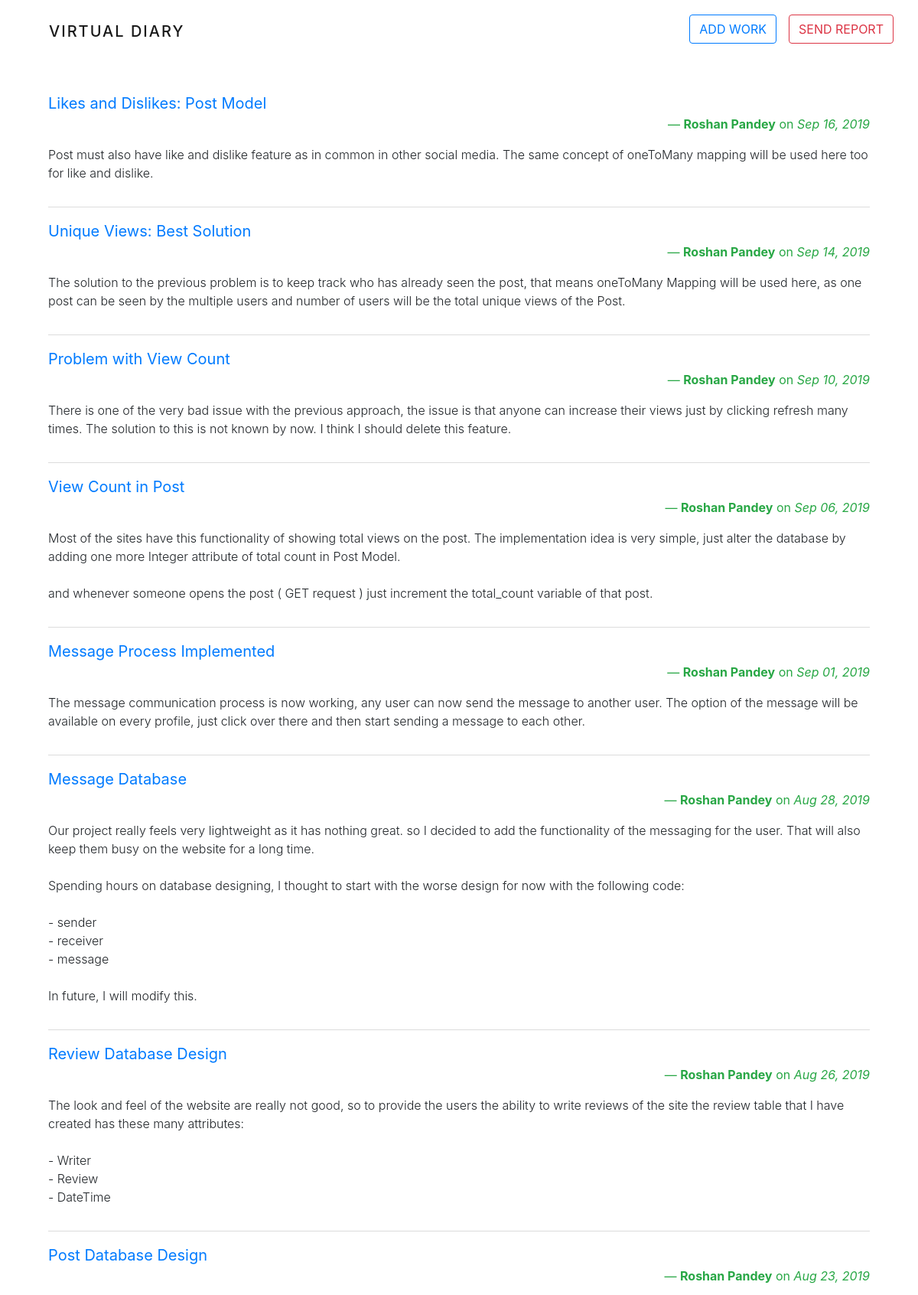
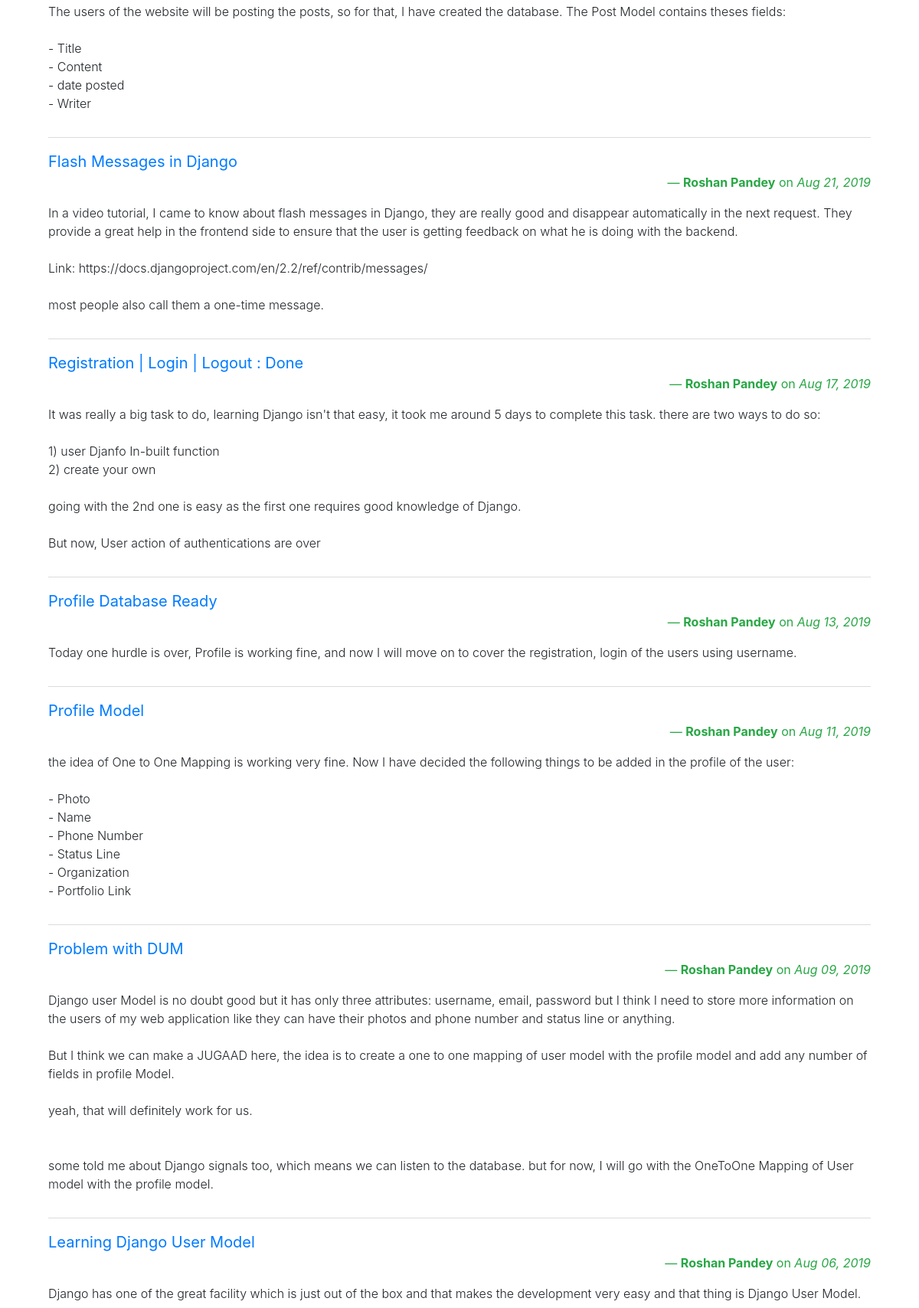
The app's page /app/ (upper part) with its own data (2 pictures, top to bottom).
### entries/models.py (models this page shows, shortened)
class Entry(models.Model):
    title = models.CharField(max_length=200)
    ROSHAN = 'Roshan Pandey'
    BHARAT = 'Bharat Hasija'
    authors = [(ROSHAN, 'Roshan Pandey'),(BHARAT, 'Bharat Hasija')]
    author = models.CharField(max_length=20,choices=authors,default=ROSHAN)
    text= models.TextField()
    date_posted = models.DateTimeField(default=timezone.now())
    class Meta:
        verbose_name_plural = 'Entries'

### entries/views.py (the view)
# urls.py: path('', views.index,name='index'),
def index(request):
    entries = Entry.objects.order_by('-date_posted')
    context = {'entries' : entries}
    return render(request,'entries/index.html',context)

### entries/templates/entries/index.html (shortened to what this page needs)
{% load static %}
<!DOCTYPE html>
<html lang="en">
<head>
    <link rel="stylesheet" href="https://cdnjs.cloudflare.com/ajax/libs/bulma/0.6.2/css/bulma.min.css" />
    <link rel="stylesheet" href="https://stackpath.bootstrapcdn.com/bootstrap/4.3.1/css/bootstrap.min.css">
</head>
<body>
    <nav class="navbar navbar-light fixed-top">
        <h3 style="letter-spacing : 2px;"><a class="navbar-brand ml-5 mt-3" href="/">VIRTUAL DIARY</a></h3>
        <form class="form-inline">
                <a href="{% url 'add' %}"><button class="btn btn-outline-primary pull-right mr-3 mb-3" type="button">ADD WORK</button></a>
                <a href="{% url 'sendReport' %}"><button class="btn btn-outline-danger pull-right mr-3 mb-3" type="button">SEND REPORT</button></a>
        </form>
    </nav>
    <br>
    <section class="section">
        <div class="container hero-body">
            {% for entry in entries %}
            <article class="media content-section">
                <div class="media-body">
                    <blockquote class="blockquote text-right">
                            <p class="mb-0 text-primary text-left">{{ entry.title }}</p>
                            <footer class="blockquote-footer text-success"><strong class="text-success">{{ entry.author }}</strong> on <cite title="Source Title text-secondary">{{ entry.date_posted|date:"M d, Y" }}</cite></footer>
                    </blockquote>
                  <p class="article-content font-weight-light">{{ entry.text|linebreaksbr }}</p>
                </div>
            </article>
            <hr>
            {% endfor %}
        </div>
    </section>
</body>
</html>

### records on screen
Entry: title "Likes and Dislikes: Post Model", author "Roshan Pandey", date_posted "Sep 16, 2019", text "Post must also have like and dislike feature as in common in other social media. The same concept of oneToMany mapping will be used here too for like and dislike."
Entry: title "Unique Views: Best Solution", author "Roshan Pandey", date_posted "Sep 14, 2019", text "The solution to the previous problem is to keep track who has already seen the post, that means oneToMany Mapping will be used here, as one post can be seen by the multiple users and number of users will be the total unique views of the Post."
Entry: title "Problem with View Count", author "Roshan Pandey", date_posted "Sep 10, 2019", text "There is one of the very bad issue with the previous approach, the issue is that anyone can increase their views just by clicking refresh many times. The solution to this is not known by now. I think I should delete this feature."
Entry: title "View Count in Post", author "Roshan Pandey", date_posted "Sep 06, 2019", text "Most of the sites have this functionality of showing total views on the post. The implementation idea is very simple, just alter the database by adding one more Integer attribute of total count in Post Model. and whenever someone opens the post ( GET request ) just increment the total_count variable of that post."
Entry: title "Message Process Implemented", author "Roshan Pandey", date_posted "Sep 01, 2019", text "The message communication process is now working, any user can now send the message to another user. The option of the message will be available on every profile, just click over there and then start sending a message to each other."
Entry: title "Message Database", author "Roshan Pandey", date_posted "Aug 28, 2019", text "Our project really feels very lightweight as it has nothing great. so I decided to add the functionality of the messaging for the user. That will also keep them busy on the website for a long time. Spending hours on database designing, I thought to start with the worse design for now with the following code: - sender - receiver - message In future, I will modify this."
Entry: title "Review Database Design", author "Roshan Pandey", date_posted "Aug 26, 2019", text "The look and feel of the website are really not good, so to provide the users the ability to write reviews of the site the review table that I have created has these many attributes: - Writer - Review - DateTime"
Entry: title "Post Database Design", author "Roshan Pandey", date_posted "Aug 23, 2019", text "The users of the website will be posting the posts, so for that, I have created the database. The Post Model contains theses fields: - Title - Content - date posted - Writer"
Entry: title "Flash Messages in Django", author "Roshan Pandey", date_posted "Aug 21, 2019", text "In a video tutorial, I came to know about flash messages in Django, they are really good and disappear automatically in the next request. They provide a great help in the frontend side to ensure that the user is getting feedback on what he is doing with the backend. Link: https://docs.djangoproject.com/en/2.2/ref/contrib/messages/ most people also call them a one-time message."
Entry: title "Registration | Login | Logout : Done", author "Roshan Pandey", date_posted "Aug 17, 2019", text "It was really a big task to do, learning Django isn't that easy, it took me around 5 days to complete this task. there are two ways to do so: 1) user Djanfo In-built function 2) create your own going with the 2nd one is easy as the first one requires good knowledge of Django. But now, User action of authentications are over"
Entry: title "Profile Database Ready", author "Roshan Pandey", date_posted "Aug 13, 2019", text "Today one hurdle is over, Profile is working fine, and now I will move on to cover the registration, login of the users using username."
Entry: title "Profile Model", author "Roshan Pandey", date_posted "Aug 11, 2019", text "the idea of One to One Mapping is working very fine. Now I have decided the following things to be added in the profile of the user: - Photo - Name - Phone Number - Status Line - Organization - Portfolio Link"
Entry: title "Problem with DUM", author "Roshan Pandey", date_posted "Aug 09, 2019", text "Django user Model is no doubt good but it has only three attributes: username, email, password but I think I need to store more information on the users of my web application like they can have their photos and phone number and status line or anything. But I think we can make a JUGAAD here, the idea is to create a one to one mapping of user model with the profile model and add any number of fields in profile Model. yeah, that will definitely work for us. some told me about Django signals too, which means we can listen to the database. but for now, I will go with the OneToOne Mapping of User model with the profile model."
Entry: title "Learning Django User Model", author "Roshan Pandey", date_posted "Aug 06, 2019", text "Django has one of the great facility which is just out of the box and that makes the development very easy and that thing is Django User Model."
